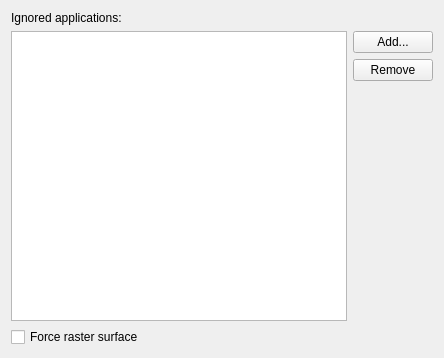
<?xml version="1.0" encoding="UTF-8"?>
<ui version="4.0">
 <class>TroubleshootingPage</class>
 <widget class="QWidget" name="TroubleshootingPage">
  <property name="geometry">
   <rect>
    <x>0</x>
    <y>0</y>
    <width>444</width>
    <height>358</height>
   </rect>
  </property>
  <property name="windowTitle">
   <string notr="true">Form</string>
  </property>
  <layout class="QVBoxLayout" name="verticalLayout">
   <item>
    <widget class="QLabel" name="label">
     <property name="text">
      <string>Ignored applications:</string>
     </property>
    </widget>
   </item>
   <item>
    <layout class="QGridLayout" name="gridLayout">
     <item row="0" column="1">
      <widget class="QPushButton" name="addAppButton">
       <property name="text">
        <string>Add...</string>
       </property>
       <property name="icon">
        <iconset theme="list-add">
         <normaloff>.</normaloff>.</iconset>
       </property>
      </widget>
     </item>
     <item row="1" column="1">
      <widget class="QPushButton" name="removeAppButton">
       <property name="text">
        <string>Remove</string>
       </property>
       <property name="icon">
        <iconset theme="list-remove">
         <normaloff>.</normaloff>.</iconset>
       </property>
      </widget>
     </item>
     <item row="2" column="1">
      <spacer name="verticalSpacer">
       <property name="orientation">
        <enum>Qt::Vertical</enum>
       </property>
       <property name="sizeType">
        <enum>QSizePolicy::Expanding</enum>
       </property>
       <property name="sizeHint" stdset="0">
        <size>
         <width>20</width>
         <height>68</height>
        </size>
       </property>
      </spacer>
     </item>
     <item row="0" column="0" rowspan="3">
      <widget class="QListWidget" name="ignoredAppsListWidget">
       <property name="sizePolicy">
        <sizepolicy hsizetype="Expanding" vsizetype="Minimum">
         <horstretch>0</horstretch>
         <verstretch>0</verstretch>
        </sizepolicy>
       </property>
       <property name="toolTip">
        <string>Do not apply any styles and color schemes for the listed applications.</string>
       </property>
      </widget>
     </item>
    </layout>
   </item>
   <item>
    <widget class="QCheckBox" name="forceRasterCheckBox">
     <property name="toolTip">
      <string>Make top-level widgets use pure raster surfaces, and do not support non-native GL-based child widgets.</string>
     </property>
     <property name="text">
      <string>Force raster surface</string>
     </property>
     <property name="tristate">
      <bool>true</bool>
     </property>
    </widget>
   </item>
  </layout>
 </widget>
 <resources/>
 <connections/>
</ui>
